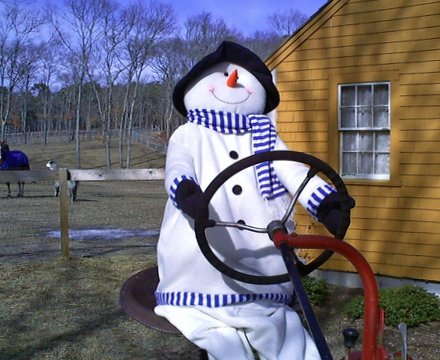
%> input picture left_source.png, 440 x 360 px
$ octave main_GDIL.m   (GNU Octave 9; MATLAB toolbox functions it lacks are replaced by stand-ins)
%> lines starting %> are read from the running program, lines starting %| are printed output that depends on the picture
%%  GDIL measurement
% Add disparity and gbvs into your path, and run gbvs/gbvs_install.m.
% It will take a few minutes, due to the unoptimized matching algorithm.
clear all;
clc;
im_l = imread('left_source.png');  % source left image
%> im_l is the input picture: size 360x440x3 uint8; mean R, G, B 109.7, 105.4, 113.6
im_r = imread('right_source.png'); % source right image
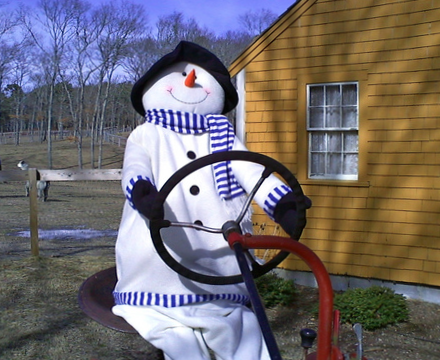
%> input picture right_source.png, 440 x 360 px
%> im_r is the input picture: size 360x440x3 uint8; mean R, G, B 113.3, 106.6, 109.3
im_l_ret = imread('left_retargeted.png');  % retargeted left image
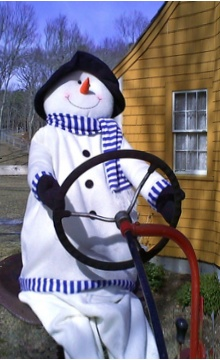
%> input picture left_retargeted.png, 220 x 360 px
%> im_l_ret is the input picture: size 360x220x3 uint8; mean R, G, B 121.2, 115.7, 127.3
im_r_ret = imread('right_retargeted.png'); % retargeted right image
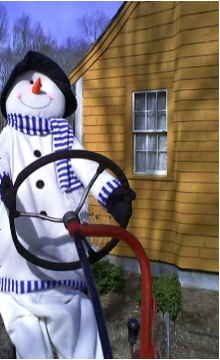
%> input picture right_retargeted.png, 220 x 360 px
%> im_r_ret is the input picture: size 360x220x3 uint8; mean R, G, B 121.1, 110.8, 109.1
    % SIFT-flow and disparity
    disp('flow calculating ...');
%> (the run ends here)
